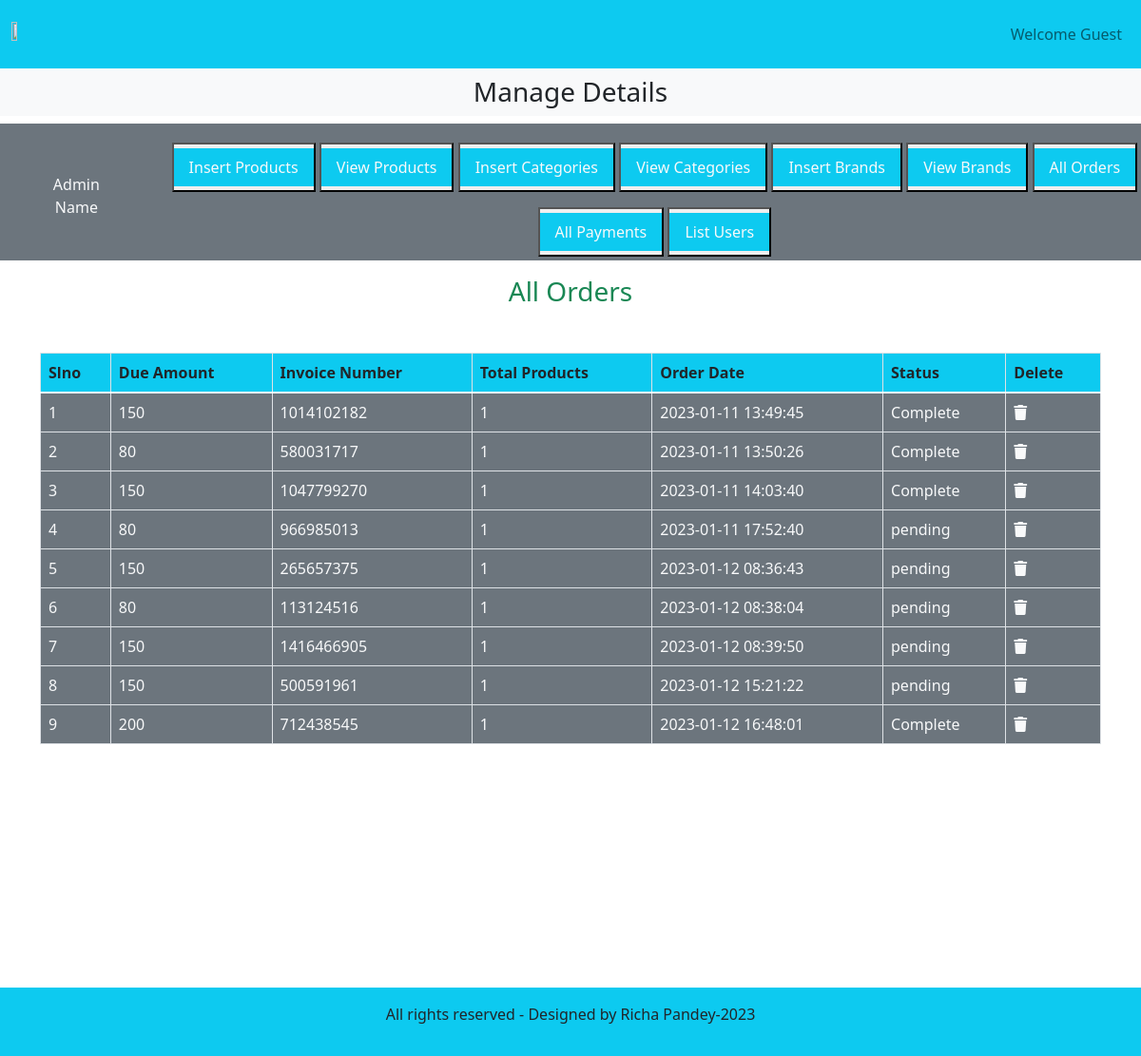
/index.php?list_orders, run on the app's committed database.
### tables this page shows
CREATE TABLE `user_orders` (
  `order_id` int(11) NOT NULL,
  `user_id` int(11) NOT NULL,
  `amount_due` int(255) NOT NULL,
  `invoice_number` int(255) NOT NULL,
  `total_products` int(255) NOT NULL,
  `order_date` timestamp NOT NULL DEFAULT current_timestamp() ON UPDATE current_timestamp(),
  `order_status` varchar(255) NOT NULL
);

### list_orders.php (the view, shortened to what this page needs)
<h3 class="text-center text-success">All Orders</h3>
<table class="table table-bordered mt-5">
    <thead class="bg-info">
    <?php
    $get_orders = "SELECT * FROM `user_orders`";
    $result = mysqli_query($con,$get_orders);
    $row_count = mysqli_num_rows($result);
    if($row_count==0){
         echo "<h2 class='text-danger text-center mt-5'>No Orders Yet</h2>";
    }else{
        echo "<tr>
            <th>Slno</th>
            <th>Due Amount</th>
            <th>Invoice Number</th>
            <th>Total Products</th>
            <th>Order Date</th>
            <th>Status</th>
            <th>Delete</th>
        </tr>
            </thead>
            <tbody class='bg-secondary text-light'>";
        $number = 0;
        while($row_data= mysqli_fetch_assoc($result)){
            $order_id = $row_data['order_id'];
            $amount_due = $row_data['amount_due'];
            $invoice_number = $row_data['invoice_number'];
            $total_products = $row_data['total_products'];
            $order_date = $row_data['order_date'];
            $order_status = $row_data['order_status'];
            $number++;
            echo " <tr>
                <td>$number</td>
                <td>$amount_due</td>
                <td>$invoice_number</td>
                <td>$total_products</td>
                <td>$order_date</td>
                <td>$order_status</td>
                <td><a href='index.php?delete_orders=$order_id' class='text-light'><i class='fa-solid fa-trash'></i></a></td>
                </tr>";
        }
    }
    ?>
    </tbody>
</table>

### index.php (shortened to what this page needs)
<?php
include('../includes/connect.php');
?>
<!DOCTYPE html>
<html lang="en">
<head>
    <link href="https://cdn.jsdelivr.net/npm/bootstrap@5.1.3/dist/css/bootstrap.min.css" rel="stylesheet"
>
    <link rel="stylesheet" href="https://cdnjs.cloudflare.com/ajax/libs/font-awesome/6.2.1/css/all.min.css"
 />
    <link rel="stylesheet" href="../style.css">
</head>
<body>
    <div class="container-fluid p-0">
        <nav class="navbar navbar-expand-lg navbar-light bg-info">
            <div class="container-fluid">
                <img src="../images/logo.png" alt="" class="logo">
                <nav class="navbar navbar-expand-lg">
                    <ul class="navbar-nav">
                        <li class="nav-item">
                            <a href="" class="nav-link">Welcome Guest</a>
                        </li>
                    </ul>
                </nav>
            </div>
        </nav>
        <div class="bg-light">
            <h3 class="text-center p-2">Manage Details</h3>
        </div>
        <div class="row">
            <div class="col-md-12 bg-secondary p-1 d-flex align-items-center">
                <div class="px-5">
                    <p class="text-light text-center">Admin Name</p>
                </div>
                <div class="button text-center">
                    <button class="my-3"><a href="insert_product.php" class="nav-link text-light bg-info my-1">Insert Products</a></button>
                    <button><a href="index.php?view_products" class="nav-link text-light bg-info my-1">View Products</a></button>
                    <button><a href="index.php?insert_category" class="nav-link text-light bg-info my-1">Insert Categories</a></button>
                    <button><a href="index.php?view_categories" class="nav-link text-light bg-info my-1">View Categories</a></button>
                    <button><a href="index.php?insert_brand" class="nav-link text-light bg-info my-1">Insert Brands</a></button>
                    <button><a href="index.php?view_brands" class="nav-link text-light bg-info my-1">View Brands</a></button>
                    <button><a href="index.php?list_orders" class="nav-link text-light bg-info my-1">All Orders</a></button>
                    <button><a href="index.php?list_payments" class="nav-link text-light bg-info my-1">All Payments</a></button>
                    <button><a href="index.php?list_users" class="nav-link text-light bg-info my-1">List Users</a></button>
                </div>
            </div>
        </div>
        <div class="container my-3">
             <?php
             if(isset($_GET['list_orders'])){
                include('list_orders.php');
             }
             ?>
        </div>
<br><br><br><br><br><br><br><br><br><br>
        <div class="bg-info p-3 text-center" >
            <p>All rights reserved - Designed by Richa Pandey-2023</p>
        </div>
    </div>
</body>
</html>

### style.css (style rules this page uses)
* { margin: 0; padding: 0; box-sizing: border-box; }
body { overflow-x: hidden; }
.logo { width: 7%; height: 7%; }

### data on the page
user_orders: amount_due "150", invoice_number "1014102182", total_products "1", order_date "2023-01-11 13:49:45", order_status "Complete"
user_orders: amount_due "80", invoice_number "580031717", total_products "1", order_date "2023-01-11 13:50:26", order_status "Complete"
user_orders: amount_due "150", invoice_number "1047799270", total_products "1", order_date "2023-01-11 14:03:40", order_status "Complete"
user_orders: amount_due "80", invoice_number "966985013", total_products "1", order_date "2023-01-11 17:52:40", order_status "pending"
user_orders: amount_due "150", invoice_number "265657375", total_products "1", order_date "2023-01-12 08:36:43", order_status "pending"
user_orders: amount_due "80", invoice_number "113124516", total_products "1", order_date "2023-01-12 08:38:04", order_status "pending"
user_orders: amount_due "150", invoice_number "1416466905", total_products "1", order_date "2023-01-12 08:39:50", order_status "pending"
user_orders: amount_due "150", invoice_number "500591961", total_products "1", order_date "2023-01-12 15:21:22", order_status "pending"
user_orders: amount_due "200", invoice_number "712438545", total_products "1", order_date "2023-01-12 16:48:01", order_status "Complete"
